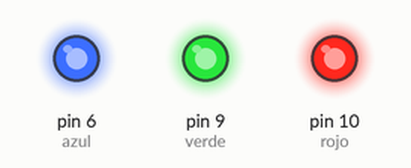
Bench run of a sketch on a simulated Arduino Uno, built with avr-gcc and run on an emulated ATmega328P. Parts: output pins drawn as LEDs (lit = HIGH).

Above: at 0.1 s.
Timing chart, 0 to 1.6 s (numbered marks = the images above):
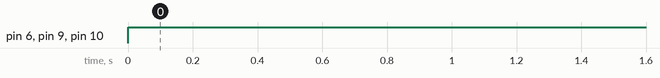

Measured:
- by itself, pin 6 (azul), pin 9 (verde), pin 10 (rojo): LOW → HIGH at 0.00 s

The sketch:

pruebas.ino
```cpp
void setup() {
  // put your setup code here, to run once:
pinMode(10, OUTPUT);//rojo
  pinMode(9,OUTPUT);//verde
  pinMode(6,OUTPUT);//azul
}

void loop() {
  // put your main code here, to run repeatedly:
  digitalWrite(10, 255);
  digitalWrite(9, 255);
  digitalWrite(6, 255);
}
```
